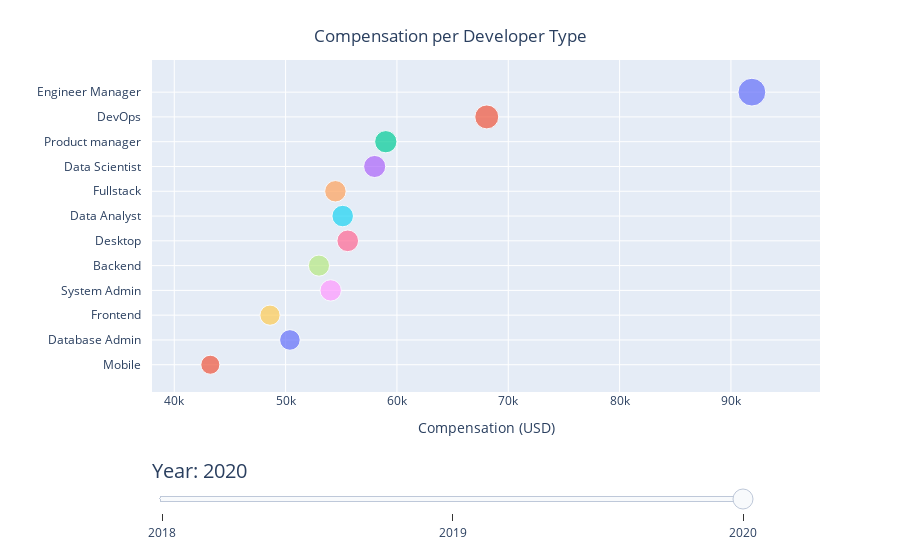

Notebook cell for this chart:
### Markdown cell above
### Viz - Average Compensation per Dev Type

### Code cell
fig = px.scatter(
    avg_devtype_transform, x="avg_compensation", y="devtype_label", animation_frame="year",
    size="avg_compensation", 
    color="devtype_label",
    hover_name='devtype',
    hover_data={
        'devtype_label': False,
        'avg_compensation':':$.3s',
    },
    labels={
        "devtype_label": "Developer Type", 
        "avg_compensation": "Compensation", 
        "year": "Year"
    },
)

for step in range(len(fig.layout.sliders[0].steps)):
    fig.layout.sliders[0].steps[step].args[1]['transition'] = {"duration": 400, "easing": "cubic-in-out"}
    fig.layout.sliders[0].steps[step].args[1]['frame'] = {'duration': 400, 'redraw': False}

# fig.layout.updatemenus[0].buttons[0].args[1]["transition"]["duration"] = 800
# fig.layout.updatemenus[0].buttons[0].args[1]["frame"]["duration"] = 800
fig.layout.updatemenus[0].buttons = None

fig.layout.sliders[0]['x'] = 0
fig.layout.sliders[0]['currentvalue'] = {
    "font": {"size": 20},
    "prefix": "Year: ",
    "visible": True,
    "xanchor": "left"
}

# changing default active plot 
last_frame_index = len(fig.layout.sliders[0].steps) - 1
fig.layout.sliders[0]['active'] = last_frame_index
fig.data = None
for data in fig.frames[last_frame_index].data:
    fig.add_trace(data)

fig.update_layout(
    showlegend=False,
    xaxis=dict(
        title='Compensation (USD)',
        range=[38000, 98000]
    ),
    yaxis=dict(
        title='',
        zeroline=False,
        ticks= "outside", 
        tickcolor= 'white', 
        ticklen= 8,
    ),
    title=dict(
        text= "Compensation per Developer Type",
        x=0.5,
        xanchor='center',
        yanchor='top'
    ),
)

fig.show()

### Figure 1 — Plotly figure (JSON) as saved in the notebook; plotly's stock layout.template omitted (floating-point values rounded to 4 significant figures)
{"data": [{"customdata": [["Engineer Manager", 91883]], "hovertemplate": "<b>%{hovertext}</b><br><br>Year=2020<br>Compensation=%{customdata[1]:$.3s}<extra></extra>", "hovertext": ["Engineering manager"], "legendgroup": "Engineer Manager", "marker": {"color": "#636efa", "size": [91883], "sizemode": "area", "sizeref": 237.5, "symbol": "circle"}, "mode": "markers", "name": "Engineer Manager", "orientation": "h", "showlegend": true, "type": "scatter", "x": [91883], "xaxis": "x", "y": ["Engineer Manager"], "yaxis": "y"}, {"customdata": [["DevOps", 68068]], "hovertemplate": "<b>%{hovertext}</b><br><br>Year=2020<br>Compensation=%{customdata[1]:$.3s}<extra></extra>", "hovertext": ["DevOps specialist"], "legendgroup": "DevOps", "marker": {"color": "#EF553B", "size": [68068], "sizemode": "area", "sizeref": 237.5, "symbol": "circle"}, "mode": "markers", "name": "DevOps", "orientation": "h", "showlegend": true, "type": "scatter", "x": [68068], "xaxis": "x", "y": ["DevOps"], "yaxis": "y"}, {"customdata": [["Product manager", 59000]], "hovertemplate": "<b>%{hovertext}</b><br><br>Year=2020<br>Compensation=%{customdata[1]:$.3s}<extra></extra>", "hovertext": ["Product manager"], "legendgroup": "Product manager", "marker": {"color": "#00cc96", "size": [59000], "sizemode": "area", "sizeref": 237.5, "symbol": "circle"}, "mode": "markers", "name": "Product manager", "orientation": "h", "showlegend": true, "type": "scatter", "x": [59000], "xaxis": "x", "y": ["Product manager"], "yaxis": "y"}, {"customdata": [["Data Scientist", 58000]], "hovertemplate": "<b>%{hovertext}</b><br><br>Year=2020<br>Compensation=%{customdata[1]:$.3s}<extra></extra>", "hovertext": ["Data scientist or machine learning specialist"], "legendgroup": "Data Scientist", "marker": {"color": "#ab63fa", "size": [58000], "sizemode": "area", "sizeref": 237.5, "symbol": "circle"}, "mode": "markers", "name": "Data Scientist", "orientation": "h", "showlegend": true, "type": "scatter", "x": [58000], "xaxis": "x", "y": ["Data Scientist"], "yaxis": "y"}, {"customdata": [["Fullstack", 54474]], "hovertemplate": "<b>%{hovertext}</b><br><br>Year=2020<br>Compensation=%{customdata[1]:$.3s}<extra></extra>", "hovertext": ["Developer, full-stack"], "legendgroup": "Fullstack", "marker": {"color": "#FFA15A", "size": [54474], "sizemode": "area", "sizeref": 237.5, "symbol": "circle"}, "mode": "markers", "name": "Fullstack", "orientation": "h", "showlegend": true, "type": "scatter", "x": [54474], "xaxis": "x", "y": ["Fullstack"], "yaxis": "y"}, {"customdata": [["Data Analyst", 55129]], "hovertemplate": "<b>%{hovertext}</b><br><br>Year=2020<br>Compensation=%{customdata[1]:$.3s}<extra></extra>", "hovertext": ["Data or business analyst"], "legendgroup": "Data Analyst", "marker": {"color": "#19d3f3", "size": [55129], "sizemode": "area", "sizeref": 237.5, "symbol": "circle"}, "mode": "markers", "name": "Data Analyst", "orientation": "h", "showlegend": true, "type": "scatter", "x": [55129], "xaxis": "x", "y": ["Data Analyst"], "yaxis": "y"}, {"customdata": [["Desktop", 55582]], "hovertemplate": "<b>%{hovertext}</b><br><br>Year=2020<br>Compensation=%{customdata[1]:$.3s}<extra></extra>", "hovertext": ["Developer, desktop or enterprise applications"], "legendgroup": "Desktop", "marker": {"color": "#FF6692", "size": [55582], "sizemode": "area", "sizeref": 237.5, "symbol": "circle"}, "mode": "markers", "name": "Desktop", "orientation": "h", "showlegend": true, "type": "scatter", "x": [55582], "xaxis": "x", "y": ["Desktop"], "yaxis": "y"}, {"customdata": [["Backend", 52996]], "hovertemplate": "<b>%{hovertext}</b><br><br>Year=2020<br>Compensation=%{customdata[1]:$.3s}<extra></extra>", "hovertext": ["Developer, back-end"], "legendgroup": "Backend", "marker": {"color": "#B6E880", "size": [52996], "sizemode": "area", "sizeref": 237.5, "symbol": "circle"}, "mode": "markers", "name": "Backend", "orientation": "h", "showlegend": true, "type": "scatter", "x": [52996], "xaxis": "x", "y": ["Backend"], "yaxis": "y"}, {"customdata": [["System Admin", 54049]], "hovertemplate": "<b>%{hovertext}</b><br><br>Year=2020<br>Compensation=%{customdata[1]:$.3s}<extra></extra>", "hovertext": ["System administrator"], "legendgroup": "System Admin", "marker": {"color": "#FF97FF", "size": [54049], "sizemode": "area", "sizeref": 237.5, "symbol": "circle"}, "mode": "markers", "name": "System Admin", "orientation": "h", "showlegend": true, "type": "scatter", "x": [54049], "xaxis": "x", "y": ["System Admin"], "yaxis": "y"}, {"customdata": [["Frontend", 48600]], "hovertemplate": "<b>%{hovertext}</b><br><br>Year=2020<br>Compensation=%{customdata[1]:$.3s}<extra></extra>", "hovertext": ["Developer, front-end"], "legendgroup": "Frontend", "marker": {"color": "#FECB52", "size": [48600], "sizemode": "area", "sizeref": 237.5, "symbol": "circle"}, "mode": "markers", "name": "Frontend", "orientation": "h", "showlegend": true, "type": "scatter", "x": [48600], "xaxis": "x", "y": ["Frontend"], "yaxis": "y"}, {"customdata": [["Database Admin", 50390.0]], "hovertemplate": "<b>%{hovertext}</b><br><br>Year=2020<br>Compensation=%{customdata[1]:$.3s}<extra></extra>", "hovertext": ["Database administrator"], "legendgroup": "Database Admin", "marker": {"color": "#636efa", "size": [50390.0], "sizemode": "area", "sizeref": 237.5, "symbol": "circle"}, "mode": "markers", "name": "Database Admin", "orientation": "h", "showlegend": true, "type": "scatter", "x": [50390.0], "xaxis": "x", "y": ["Database Admin"], "yaxis": "y"}, {"customdata": [["Mobile", 43239]], "hovertemplate": "<b>%{hovertext}</b><br><br>Year=2020<br>Compensation=%{customdata[1]:$.3s}<extra></extra>", "hovertext": ["Developer, mobile"], "legendgroup": "Mobile", "marker": {"color": "#EF553B", "size": [43239], "sizemode": "area", "sizeref": 237.5, "symbol": "circle"}, "mode": "markers", "name": "Mobile", "orientation": "h", "showlegend": true, "type": "scatter", "x": [43239], "xaxis": "x", "y": ["Mobile"], "yaxis": "y"}], "layout": {"autosize": true, "legend": {"itemsizing": "constant", "title": {"text": "Developer Type"}, "tracegroupgap": 0}, "margin": {"t": 60}, "showlegend": false, "sliders": [{"active": 2, "currentvalue": {"font": {"size": 20}, "prefix": "Year: ", "visible": true, "xanchor": "left"}, "len": 0.9, "pad": {"b": 10, "t": 60}, "steps": [{"args": [["2018"], {"frame": {"duration": 400, "redraw": false}, "fromcurrent": true, "mode": "immediate", "transition": {"duration": 400, "easing": "cubic-in-out"}}], "label": "2018", "method": "animate"}, {"args": [["2019"], {"frame": {"duration": 400, "redraw": false}, "fromcurrent": true, "mode": "immediate", "transition": {"duration": 400, "easing": "cubic-in-out"}}], "label": "2019", "method": "animate"}, {"args": [["2020"], {"frame": {"duration": 400, "redraw": false}, "fromcurrent": true, "mode": "immediate", "transition": {"duration": 400, "easing": "cubic-in-out"}}], "label": "2020", "method": "animate"}], "x": 0, "xanchor": "left", "y": 0, "yanchor": "top"}], "title": {"text": "Compensation per Developer Type", "x": 0.5, "xanchor": "center", "yanchor": "top"}, "updatemenus": [{"direction": "left", "pad": {"r": 10, "t": 70}, "showactive": false, "type": "buttons", "x": 0.1, "xanchor": "right", "y": 0, "yanchor": "top"}], "xaxis": {"anchor": "y", "domain": [0, 1], "range": [38000, 98000], "title": {"text": "Compensation (USD)"}, "type": "linear"}, "yaxis": {"anchor": "x", "autorange": true, "categoryarray": ["Mobile", "Database Admin", "Frontend", "System Admin", "Backend", "Desktop", "Data Analyst", "Fullstack", "Data Scientist", "Product manager", "DevOps", "Engineer Manager"], "categoryorder": "array", "domain": [0, 1], "range": [-1.368, 12.67], "tickcolor": "white", "ticklen": 8, "ticks": "outside", "title": {"text": ""}, "type": "category", "zeroline": false}}}
